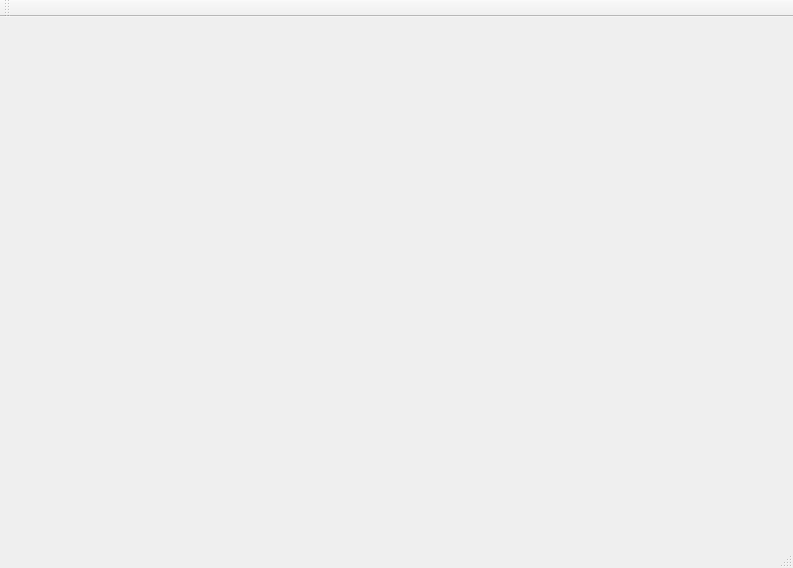
<?xml version="1.0" encoding="UTF-8"?>
<ui version="4.0">
 <class>MainWindow</class>
 <widget class="QMainWindow" name="MainWindow">
  <property name="geometry">
   <rect>
    <x>0</x>
    <y>0</y>
    <width>793</width>
    <height>568</height>
   </rect>
  </property>
  <property name="windowTitle">
   <string>MainWindow</string>
  </property>
  <widget class="QWidget" name="centralWidget"/>
  <widget class="QMenuBar" name="menuBar">
   <property name="geometry">
    <rect>
     <x>0</x>
     <y>0</y>
     <width>793</width>
     <height>26</height>
    </rect>
   </property>
  </widget>
  <widget class="QToolBar" name="mainToolBar">
   <attribute name="toolBarArea">
    <enum>TopToolBarArea</enum>
   </attribute>
   <attribute name="toolBarBreak">
    <bool>false</bool>
   </attribute>
  </widget>
  <widget class="QStatusBar" name="statusBar"/>
 </widget>
 <layoutdefault spacing="6" margin="11"/>
 <resources/>
 <connections/>
</ui>
